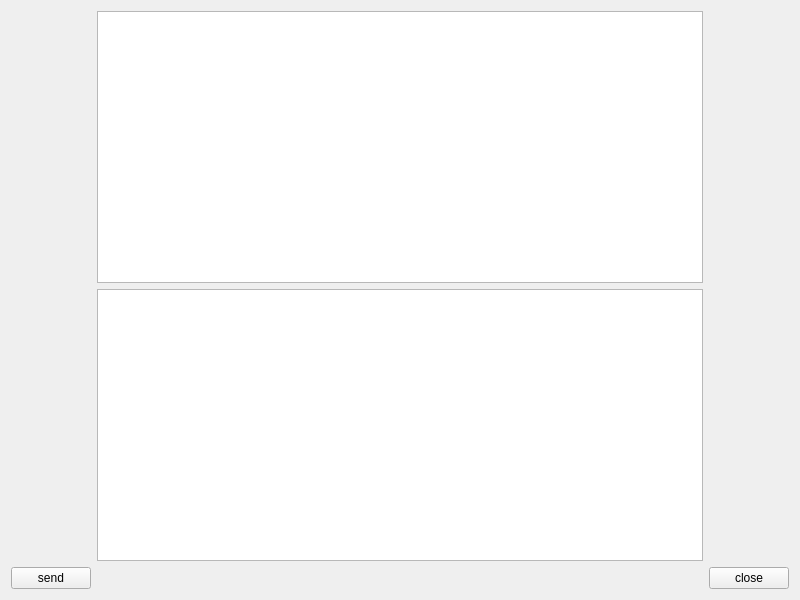
<?xml version="1.0" encoding="UTF-8"?>
<ui version="4.0">
 <class>ServerWidget</class>
 <widget class="QWidget" name="ServerWidget">
  <property name="geometry">
   <rect>
    <x>0</x>
    <y>0</y>
    <width>800</width>
    <height>600</height>
   </rect>
  </property>
  <property name="windowTitle">
   <string>ServerWidget</string>
  </property>
  <layout class="QGridLayout" name="gridLayout">
   <item row="0" column="1">
    <widget class="QTextEdit" name="textEditRead">
     <property name="readOnly">
      <bool>true</bool>
     </property>
     <property name="overwriteMode">
      <bool>false</bool>
     </property>
    </widget>
   </item>
   <item row="1" column="1">
    <widget class="QTextEdit" name="textEditWrite"/>
   </item>
   <item row="2" column="0">
    <widget class="QPushButton" name="send">
     <property name="text">
      <string>send</string>
     </property>
    </widget>
   </item>
   <item row="2" column="1">
    <spacer name="horizontalSpacer">
     <property name="orientation">
      <enum>Qt::Horizontal</enum>
     </property>
     <property name="sizeHint" stdset="0">
      <size>
       <width>607</width>
       <height>20</height>
      </size>
     </property>
    </spacer>
   </item>
   <item row="2" column="2">
    <widget class="QPushButton" name="pushButton_2">
     <property name="text">
      <string>close</string>
     </property>
    </widget>
   </item>
  </layout>
 </widget>
 <resources/>
 <connections/>
</ui>
